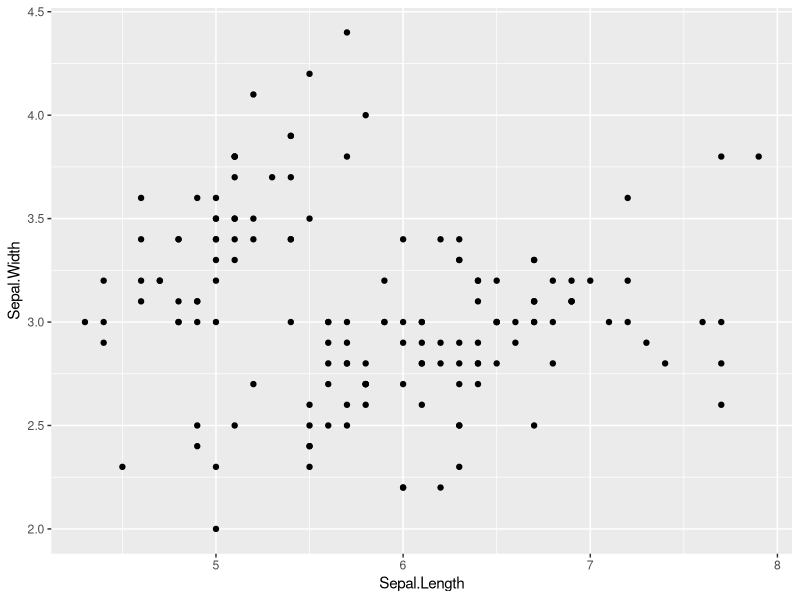
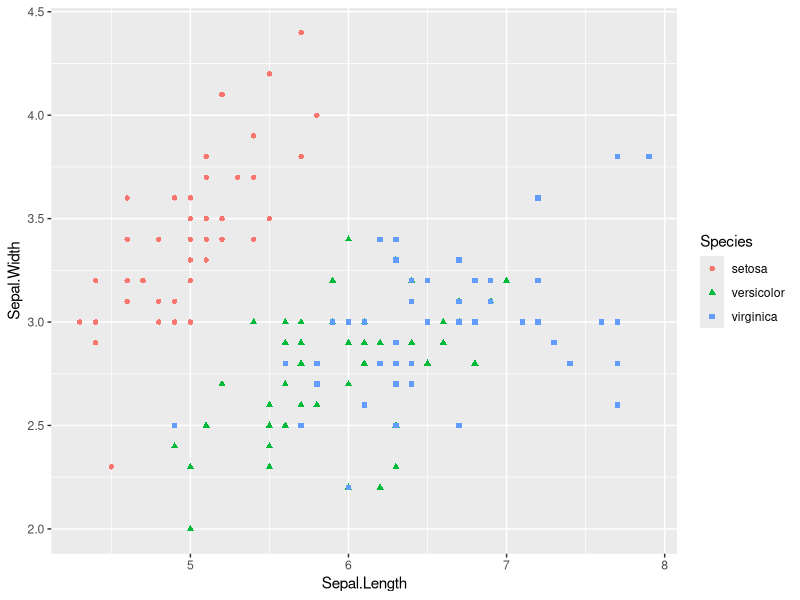
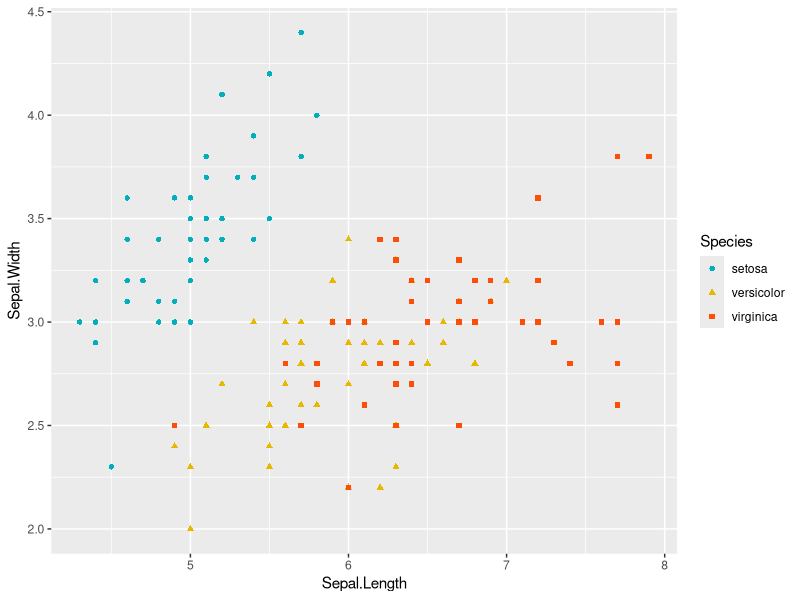
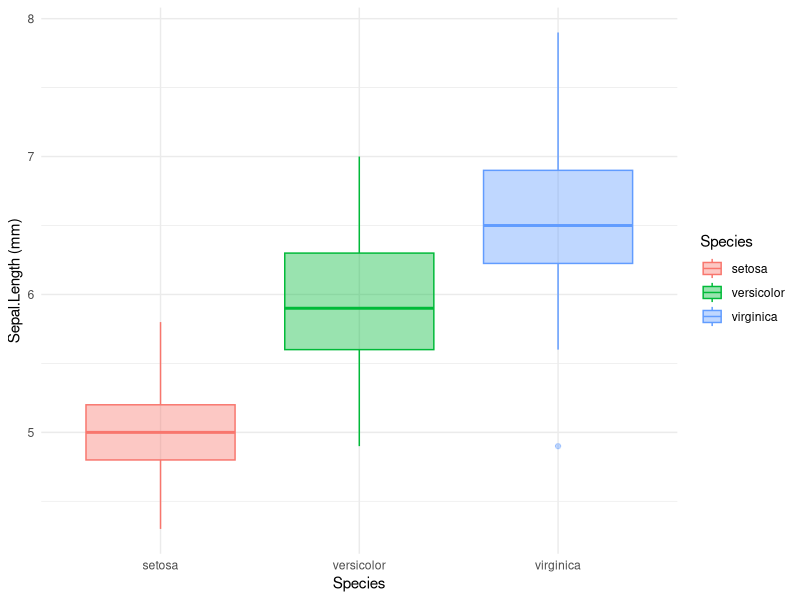
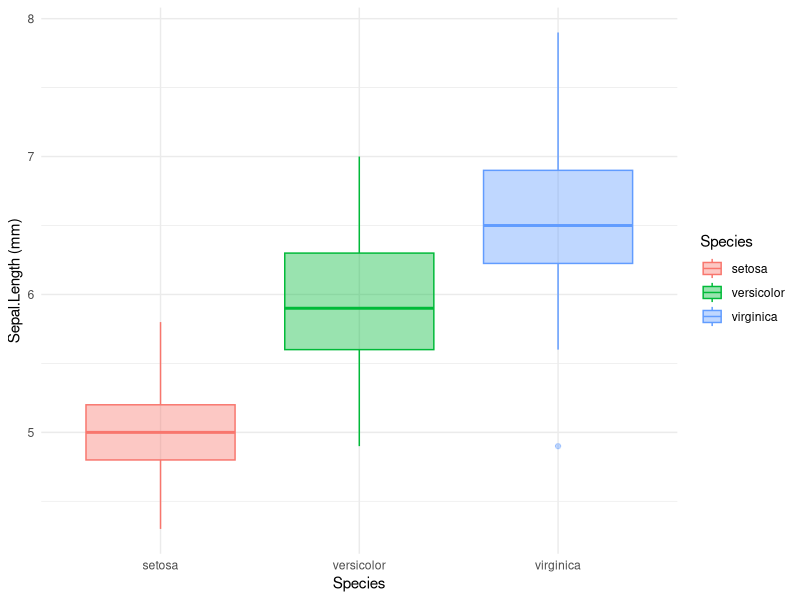
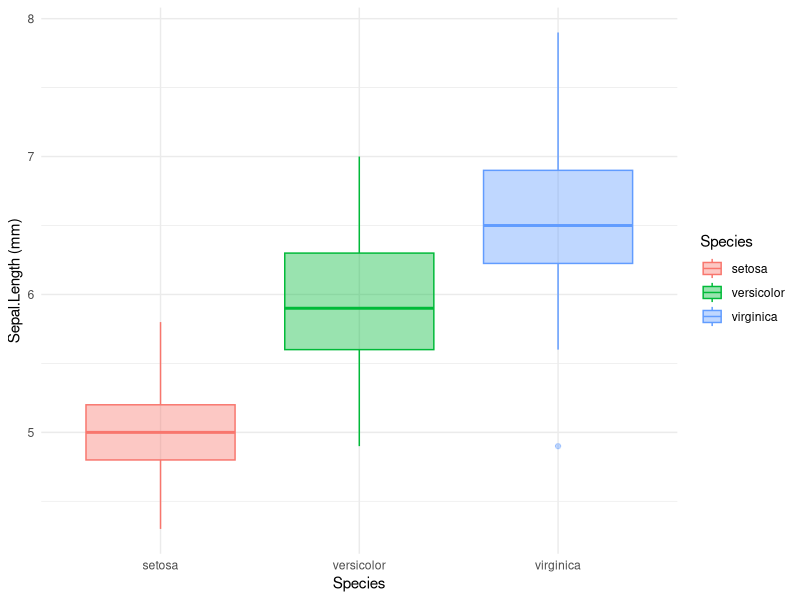

Write the R code that produced these figures, in order.
## ---- chunk 1
getwd()
## ---- chunk 2
2 + 3
sqrt(25)
## ---- chunk 3
a <- 2 + 3
b <- "bird"
## ---- chunk 4
a
b
## ---- chunk 5
a <- 10
b <- "5"
## ---- chunk 6
str(a)
str(b)
## ---- chunk 7
log(a) # to obtain the logarithm of a
sqrt(a)# to obtain the square root of a
## ---- chunk 8
# we can compare it
log(a) > sqrt(a)
## ---- chunk 9
V1 <- c(2, 6, 9) # numeric vector
V2 <- c("monday", "Tuesday", "Wednesday") # character vector
V3 <- rep(6, 3) # repetition of the same value
V4 <- seq(1, 3, 0.1)# sequence of number
V5 <- 1:100
V5
## ---- chunk 10
length(V1)
## ---- chunk 11

# Example : with list of value (a vector)

x <- c(1, 3, 5, 3, 2, 1, 4, 6, 4, 7, 5, 4, 3)

# get element from 2 to 6

x[2:6]

# get elements 3 et 5 from x.

x[c(3, 5)]

# get value more than 20.

x[x > 5]

# get value of  x where x is equal to 21.

x[x == 5]

# return elements form x the the value different from 5

x[x != 5]
## ---- chunk 12
# 3 lists : ages, sexes et poids

age <- c(20, 30, 40,
         15, 22, 24,
         36, 38)

sexe <- c("F", "M", "F",
          "M", "F", "M",
          "F", "M")

poids <- c(75, 76, 73,
           72, 64, 76,
           73, 72)

# get value from age greater than 20 and less than 30.

age[age > 20 & age < 30]

# Recovering "poids" for those who are older than 25 and female

poids[age > 25 & sexe == "F"]

#Retrieve age values below 20 or above 30.

age[age < 20 | age > 30]
## ---- chunk 13
data(iris)
## ---- chunk 14
str(iris)
## ---- chunk 15
date <- c("1_monday", "2_Tuesday", "3_Wednesday",
          "4_Thursday", "5_Friday", "6_Sturday",
          "7_Sunday")

is.character(date)

# temperature in deg Celsius
temperature <- c(24, 27, 25,
               22, 30, 21,
               28)

is.numeric(temperature)

# rain in mm
rain <- c(1, 0, 0,
          5, 2, 0,
          0)

is.numeric(rain)

# make data.frame
df <- data.frame(date, temperature, rain)
str(df)

#To select a column or vector
df$temperature
df[, 2]

# here we use list() instead of c()
# because there is multiple class in inside row

day <- list("8_monday", 29, 1)
new_def <- rbind(df, day)# add row to a data frame
new_def
## ---- chunk 16
df2 <- data.frame(x = c(TRUE, FALSE, NA, NA), y = c(12, 34, 56, 78))
df2
row.names(df2) <- paste("row", 1 : 4, sep = "_")
df2 # what do you see
class(df2)
str(df2)
## ---- chunk 17
head(df)
class(df)
str(df)
# return mean for the numerical column of the data.frame. apply(data,margin,fun). 
# For margin parameter the value 1 return mean for each row, 
# for margin=2 return mean for each selected column.
apply(df[, 2:3], 2, mean)
## ---- chunk 18
tidyverse::tidyverse_packages()
## ---- chunk 19
library(tidyverse)
data("iris")
#To select a variable with tidyverse
dplyr::select(iris, Species)
## ---- chunk 20
#To select several variables with tidyverse
dplyr::select(iris,Species, Sepal.Length, Sepal.Width)

# To select several lines inside data frame
dplyr::slice(iris, 22:30)
# I can affect it to an object

subdata <- dplyr::slice(iris, 22:30)

#or choosing different lines
myline <- c(22, 38, 120) # I build a vector containing the line that I want
dplyr::slice(iris,myline)
## ---- chunk 21
library(dplyr)

iris %>%
  filter(Sepal.Length > 6) %>% # filtered using size of Sepal Length
  filter(Species == "versicolor") # and the species

## ---- chunk 22
iris %>%
  select(Sepal.Length, Species) %>%
  mutate(Sepal.Length2 = Sepal.Length * 2) %>%
  mutate(Sepal.Length2_squared = Sepal.Length2 * Sepal.Length2)

iris %>%
  select(Sepal.Length, Species) %>%
  mutate(Sepal.Length = Sepal.Length / mean(Sepal.Length, na.rm = TRUE))

#Sepal.Length_norm is calculated using the mean of the Sepal.Length for all data set.

iris %>%
  select(Sepal.Length, Species) %>%
  group_by(Species) %>%
  mutate(Sepal.Length_norm = Sepal.Length / mean(Sepal.Length, na.rm = TRUE))

# In this last example Sepal.Length_norm is calculated using the mean of the Sepal.Length for each species using group_by()
## ---- chunk 23
iris_modif <- iris %>%
  select(Sepal.Length, Species) %>%
  group_by(Species) %>%
  mutate(Sepal.Length_norm = Sepal.Length / mean(Sepal.Length, na.rm = TRUE))
## ---- chunk 24
ds <- read.table(file="../DATA/example_read.txt", sep = ";", header = TRUE)
## ---- chunk 25
write.table(ds, "ds.txt", sep = "\t", dec = ".")
## ---- chunk 26
file.remove("ds.txt")
## ---- chunk 27
library(ggplot2)
# scatter plot 
ggplot(data = iris, aes(Sepal.Length, Sepal.Width)) + #  what I want to represent 
  geom_point() # how I represent it
## ---- chunk 28
# We can calorize and give a shape by month
# scatter plot
ggplot(data = iris, aes(Sepal.Length, Sepal.Width)) +
  geom_point(aes(color = Species, shape = Species)) # shape is the same thing with classical plot on R
## ---- chunk 29
# You can change manually color with la fonction scale_color_manual()
ggplot(data = iris, aes(Sepal.Length, Sepal.Width)) +
  geom_point(aes(color = Species, shape = Species)) +
  scale_color_manual(values = c("#00AFBB", "#E7B800", "#FC4E07"))
## ---- chunk 30
#Boxplot
ggplot(data = iris, aes(Species, Sepal.Length)) + #  what I want to represent 
  geom_boxplot(aes(color = Species, fill = Species), alpha=0.4) + # how I represent it. Here I changed geometry using boxplot.
  labs(x ="Species", y = "Sepal.Length (mm)") +
  theme_minimal()
## ---- chunk 31
#Boxplot
g1 <- ggplot(data = iris, aes(Species, Sepal.Length)) + #  what I want to represent 
  geom_boxplot(aes(color = Species, fill = Species), alpha = 0.4) +# how I represent it. Here I changed geometry using boxplot.
  labs(x = "Species", y = "Sepal.Length (mm)") +
  theme_minimal()
## ---- chunk 32
pdf("pictures/yourfile.pdf")
g1
dev.off()
## ---- chunk 33
ggsave("pictures/yourfile2.png", g1)
